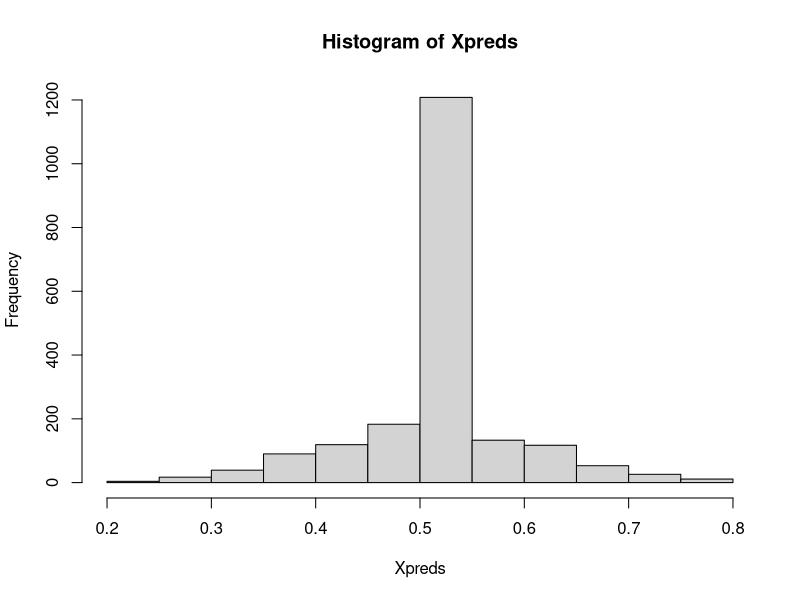
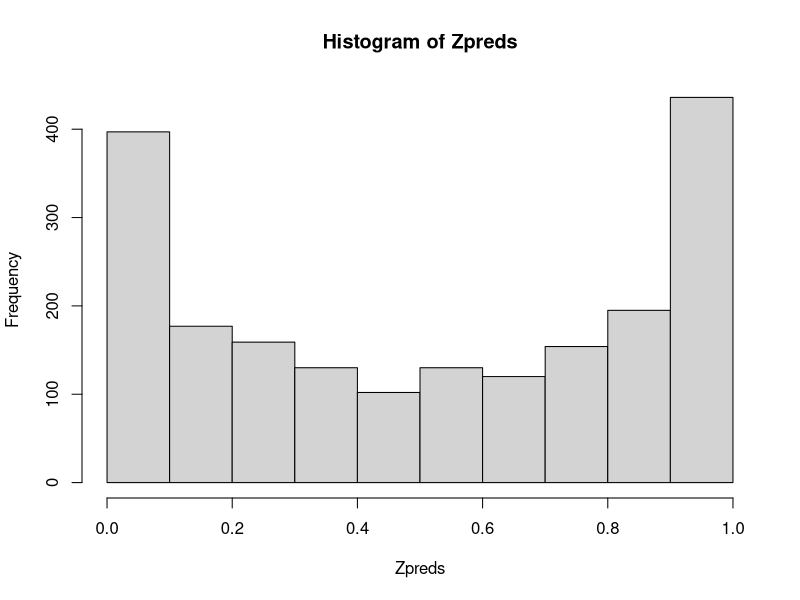

The R source for these figures, in order:
## ---- chunk 1
n <- 1000
A <- c(rep(1, 1000),
       rep(0, 1000))  # 1000 black, 1000 non-black drivers
U <- rbinom(2*n, 1, 0.5)
X <- rbinom(2*n, 1, A/3 + U/3)
Y <- rnorm(2*n, 0.2 + U/10, 0.03)

summary(lm(Y ~ X))
summary(lm(Y ~ A))
goodMod <- summary(lm(Y ~ X + A))

preds <- coef(goodMod)[,1] %*% t(cbind(1, X, A))
mean(preds[A])
mean(preds[1-A])
## ---- chunk 2
n <- 1000
A <- c(rep(1, 1000),
       rep(0, 1000))  # 1000 black, 1000 non-black drivers
X <- rnorm(2*n, 0, A)
Z <- rnorm(2*n, 0, 3)

expit <- function(x) exp(x)/(exp(x) + 1)

Y <- rbinom(2*n, 1, expit(X + Z))

Xmod <- glm(Y ~ X, family = 'binomial')
Zmod <- glm(Y ~ Z, family = 'binomial')

Atest <- c(rep(1, 1000),
           rep(0, 1000))  # 1000 black, 1000 non-black drivers
Xtest <- rnorm(2*n, 0, Atest)
Ztest <- rnorm(2*n, 0, 3)
Ytest <- rbinom(2*n, 1, expit(Xtest + Ztest))

Xpreds <- expit(coef(Xmod)%*%rbind(1,Xtest))
Zpreds <- expit(coef(Zmod)%*%rbind(1,Ztest))

hist(Xpreds)
hist(Zpreds)

t.test(Xpreds[A==1], Xpreds[A==0])
t.test(Zpreds[A==1], Zpreds[A==0])

f <- function(x) x > 0.75

mean(A[f(Xpreds)])
mean(A[f(Zpreds)])
